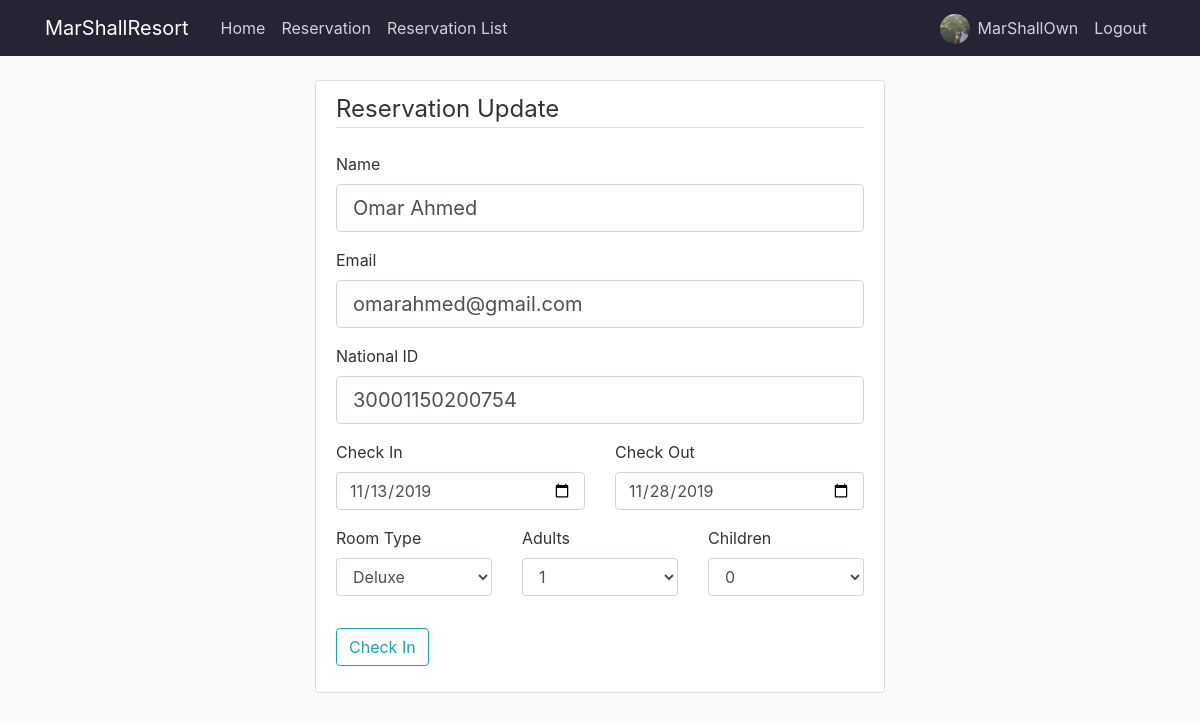
The app's page /reservation/3/update (signed in), older data.
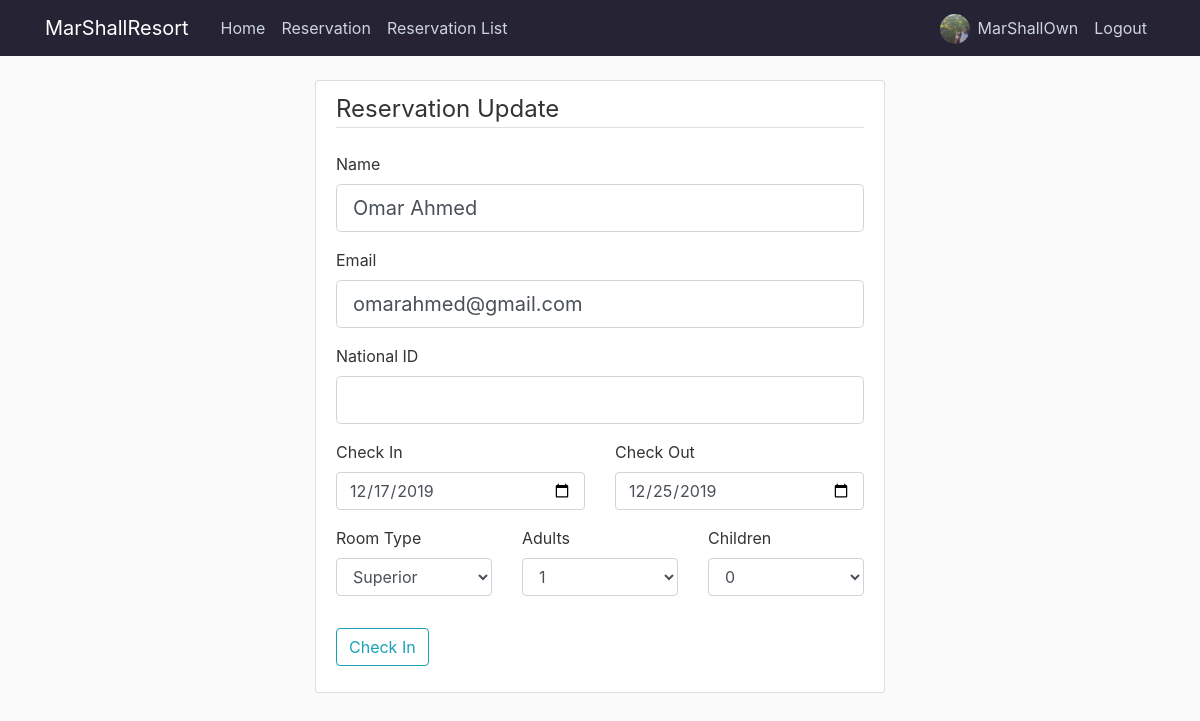
The same page, newer data.
### app/models.py (models this page shows, shortened)
class Reservation(db.Model):
    id = db.Column(db.Integer, primary_key=True)
    name = db.Column(db.String(100),nullable=False)
    email = db.Column(db.String(120), nullable=False)
    NationalID = db.Column(db.Integer)
    room = db.Column(db.String(10),nullable=False)
    adults = db.Column(db.String(10),nullable=False)
    children = db.Column(db.String(10),nullable=False)
    checkin = db.Column(db.Date, nullable=False)
    checkout = db.Column(db.Date, nullable=False)
    gender = db.Column(db.String(10))
    birthdate = db.Column(db.Date)
    date_posted = db.Column(db.DateTime, nullable=False, default= datetime.now)
    user_id = db.Column(db.Integer, db.ForeignKey('user.id'), nullable=True)

### app/routes.py (the view)
@app.route('/reservation/<int:guest_id>/update', methods=['GET', 'POST'])
@login_required
def update_reservation(guest_id):
    guest = Reservation.query.get_or_404(guest_id)
    if current_user.role == 'Admin' or current_user == guest.user:
        form = ReservationForm()
        form.room.choices = getavailable()
        guest = Reservation.query.get_or_404(guest_id)
        room = Room.query.filter_by(rname=guest.room).first()
        if form.validate_on_submit():
            guest.name = form.name.data
            guest.email = form.email.data
            guest.checkin = form.checkin.data
            guest.checkout = form.checkout.data
            guest.adults = form.adults.data
            if guest.room != form.room.data:
                room.number += 1
                guest.room = form.room.data
                room = Room.query.filter_by(rname=form.room.data).first()
                room.number -= 1
            guest.children = form.children.data
            if form.NationalID.data:
                guest.NationalID = int(form.NationalID.data)
                guest.gender = male_or_female(int(form.NationalID.data))
                guest.birthdate = Date_from_ID(int(form.NationalID.data))
            else:
                guest.NationalID = None
                guest.gender = None
                guest.birthdate = None
            db.session.commit()
            flash('Reservation has been Updated!','success')
            return redirect(url_for('reservation_list'))
        elif request.method == 'GET':
            form.name.data = guest.name
            form.email.data = guest.email
            if guest.NationalID != None:
                form.NationalID.data = str(guest.NationalID)
            form.checkin.data = guest.checkin
            form.checkout.data = guest.checkout
            form.adults.data = guest.adults
            form.room.data = guest.room
            form.children.data = guest.children
        return render_template('update_reservation.html', title="Reservation Update", form=form)
    else:
        flash('You need to be admin to view this page.','danger')
        return redirect(url_for('home'))

### app/forms.py (shortened to what this page needs)
class ReservationForm(FlaskForm):
    name = StringField('Name', validators=[DataRequired()])
    email = StringField('Email', validators=[DataRequired()])
    NationalID = StringField('National ID')
    room = SelectField('Room Type')
    adults = SelectField('Adults', choices=[ ('one', 1), ('two', 2), ('three', 3) ])
    children = SelectField('Children', choices=[ ('zero', 0), ('one', 1), ('two', 2) ])
    checkin = DateField('Check In',format='%Y-%m-%d', validators=[DataRequired()])
    checkout = DateField('Check Out', format='%Y-%m-%d', validators=[DataRequired()])
    submit = SubmitField('Check In')

### app/models.py (called while the page is built)
@login_manager.user_loader
def load_user(user_id):
    return User.query.get(int(user_id))

### app/routes.py (called while the page is built)
def getavailable():
    choices=[ ('suite', 'Suite'), ('family', 'Family'), ('deluxe', 'Deluxe'), ('classic', 'Classic'), ('superior', 'Superior'), ('luxury', 'Luxury') ]
    rooms = Room.query.order_by(Room.id.desc()).filter_by(number = 0).all()
    for room in rooms:
        del choices[room.id-1]
    return choices

### app/templates/update_reservation.html (shortened to what the changed rows need)
{%extends "layout.html" %}
{% block content %}
<div class='row'>
<div class="content-section col-md-6">
    <form  method="POST" action="">
        <fieldset class="form-group">
            <div class="form-group">
                    {{ form.name.label(class="form-control-label") }}
                    {% if form.name.errors %}
                        {{ form.name(class="form-control form-control-lg is-invalid") }}
                        <div class="invalid-feedback">
                            {% for error in form.name.errors %}
                                <span>{{error}}</span>
                            {% endfor %}
                        </div>
                    {% else %}
                        {{ form.name(class="form-control form-control-lg") }}
                    {% endif %}
            </div>
            <div class="form-group">
                    {{ form.email.label(class="form-control-label") }}
                    {% if form.email.errors %}
                        {{ form.email(class="form-control form-control-lg is-invalid") }}
                        <div class="invalid-feedback">
                            {% for error in form.email.errors %}
                                <span>{{error}}</span>
                            {% endfor %}
                        </div>
                    {% else %}
                        {{ form.email(class="form-control form-control-lg") }}
                    {% endif %}
            </div>
            <div class="form-group">
                    {{ form.NationalID.label(class="form-control-label") }}
                    {% if form.NationalID.errors %}
                        {{ form.NationalID(class="form-control form-control-lg is-invalid") }}
                        <div class="invalid-feedback">
                            {% for error in form.NationalID.errors %}
                                <span>{{error}}</span>
                            {% endfor %}
                        </div>
                    {% else %}
                        {{ form.NationalID(class="form-control form-control-lg") }}
                    {% endif %}
            </div>
            <div class="row">
                <div class="form-group col-md-6">
                    {{form.checkin.label(class="form-label")}}
                    {% if form.checkin.errors %}
                    {{form.checkin(class="form-control is-invalid", type="date")}}
                    <div class="invalid-feedback">
                            {% for error in form.checkin.errors %}
                            <span>{{error}}</span>
                            {% endfor %}
                        </div>
                    {% else %}
                    {{ form.checkin(class="form-control", type="date") }}
                    {% endif %}
                </div>
                <div class="form-group col-md-6">
                    {{form.checkout.label(class="form-label")}}
                    {% if form.checkout.errors %}
                {{form.checkout(class="form-control is-invalid", type="date")}}
                <div class="invalid-feedback">
                        {% for error in form.checkout.errors %}
                        <span>{{error}}</span>
                        {% endfor %}
                    </div>
                {% else %}
                {{ form.checkout(class="form-control", type="date") }}
                {% endif %}
                </div>
            </div>
                <div class="row">
                    <div class="col-sm-4">
                        <div class="form-group">
                            {{form.room.label(class="form-label")}}
                            {{form.room(class="form-control")}}
                        </div>
                    </div>
                    <div class="col-sm-4">
                        <div class="form-group">
                            {{form.adults.label(class="form-label")}}
                            {{form.adults(class="form-control")}}
                        </div>
                    </div>
                    <div class="col-sm-4">
                        <div class="form-group">
                            {{form.children.label(class="form-label")}}
                            {{form.children(class="form-control")}}
                        </div>
                    </div>
                </div>
        </fieldset>
    </form>
</div>
</div>
{% endblock content %}

Row changes from the older to the newer data that the page shows:
changed Reservation "Omar Ahmed": NationalID "30001150200754" → (not shown); checkin "11/13/2019" → "12/17/2019"; checkout "11/28/2019" → "12/25/2019"; room "Deluxe" → "Superior"
